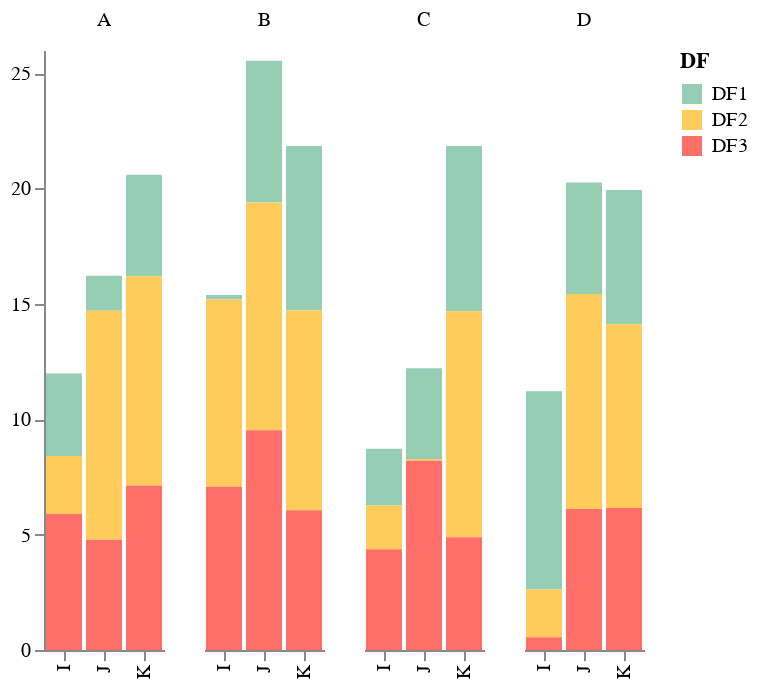

Source (notebook cell):
### Code cell


### Figure 1 — Vega-Lite specification as saved in the notebook (floating-point values rounded to 4 significant figures)
{"config": {"view": {"continuousWidth": 400, "continuousHeight": 300, "strokeOpacity": 0}}, "data": {"name": "data-cb748cf8451493c12ff1c6e6a7f5baec"}, "mark": "bar", "encoding": {"color": {"type": "nominal", "field": "DF", "scale": {"range": ["#96ceb4", "#ffcc5c", "#ff6f69"]}}, "column": {"type": "nominal", "field": "c1", "title": null}, "x": {"type": "nominal", "field": "c2", "title": null}, "y": {"type": "quantitative", "aggregate": "sum", "axis": {"grid": false, "title": null}, "field": "values"}}, "$schema": "https://vega.github.io/schema/vega-lite/v4.0.2.json", "datasets": {"data-cb748cf8451493c12ff1c6e6a7f5baec": [{"c1": "A", "c2": "I", "values": 3.575, "DF": "DF1"}, {"c1": "A", "c2": "J", "values": 1.513, "DF": "DF1"}, {"c1": "A", "c2": "K", "values": 4.407, "DF": "DF1"}, {"c1": "B", "c2": "I", "values": 0.2001, "DF": "DF1"}, {"c1": "B", "c2": "J", "values": 6.152, "DF": "DF1"}, {"c1": "B", "c2": "K", "values": 7.125, "DF": "DF1"}, {"c1": "C", "c2": "I", "values": 2.467, "DF": "DF1"}, {"c1": "C", "c2": "J", "values": 3.932, "DF": "DF1"}, {"c1": "C", "c2": "K", "values": 7.163, "DF": "DF1"}, {"c1": "D", "c2": "I", "values": 8.591, "DF": "DF1"}, {"c1": "D", "c2": "J", "values": 4.832, "DF": "DF1"}, {"c1": "D", "c2": "K", "values": 5.82, "DF": "DF1"}, {"c1": "A", "c2": "I", "values": 2.518, "DF": "DF2"}, {"c1": "A", "c2": "J", "values": 9.924, "DF": "DF2"}, {"c1": "A", "c2": "K", "values": 9.066, "DF": "DF2"}, {"c1": "B", "c2": "I", "values": 8.11, "DF": "DF2"}, {"c1": "B", "c2": "J", "values": 9.864, "DF": "DF2"}, {"c1": "B", "c2": "K", "values": 8.659, "DF": "DF2"}, {"c1": "C", "c2": "I", "values": 1.89, "DF": "DF2"}, {"c1": "C", "c2": "J", "values": 0.07698, "DF": "DF2"}, {"c1": "C", "c2": "K", "values": 9.792, "DF": "DF2"}, {"c1": "D", "c2": "I", "values": 2.076, "DF": "DF2"}, {"c1": "D", "c2": "J", "values": 9.315, "DF": "DF2"}, {"c1": "D", "c2": "K", "values": 7.958, "DF": "DF2"}, {"c1": "A", "c2": "I", "values": 5.893, "DF": "DF3"}, {"c1": "A", "c2": "J", "values": 4.779, "DF": "DF3"}, {"c1": "A", "c2": "K", "values": 7.125, "DF": "DF3"}, {"c1": "B", "c2": "I", "values": 7.073, "DF": "DF3"}, {"c1": "B", "c2": "J", "values": 9.523, "DF": "DF3"}, {"c1": "B", "c2": "K", "values": 6.055, "DF": "DF3"}, {"c1": "C", "c2": "I", "values": 4.368, "DF": "DF3"}, {"c1": "C", "c2": "J", "values": 8.201, "DF": "DF3"}, {"c1": "C", "c2": "K", "values": 4.885, "DF": "DF3"}, {"c1": "D", "c2": "I", "values": 0.5495, "DF": "DF3"}, {"c1": "D", "c2": "J", "values": 6.113, "DF": "DF3"}, {"c1": "D", "c2": "K", "values": 6.152, "DF": "DF3"}]}}
